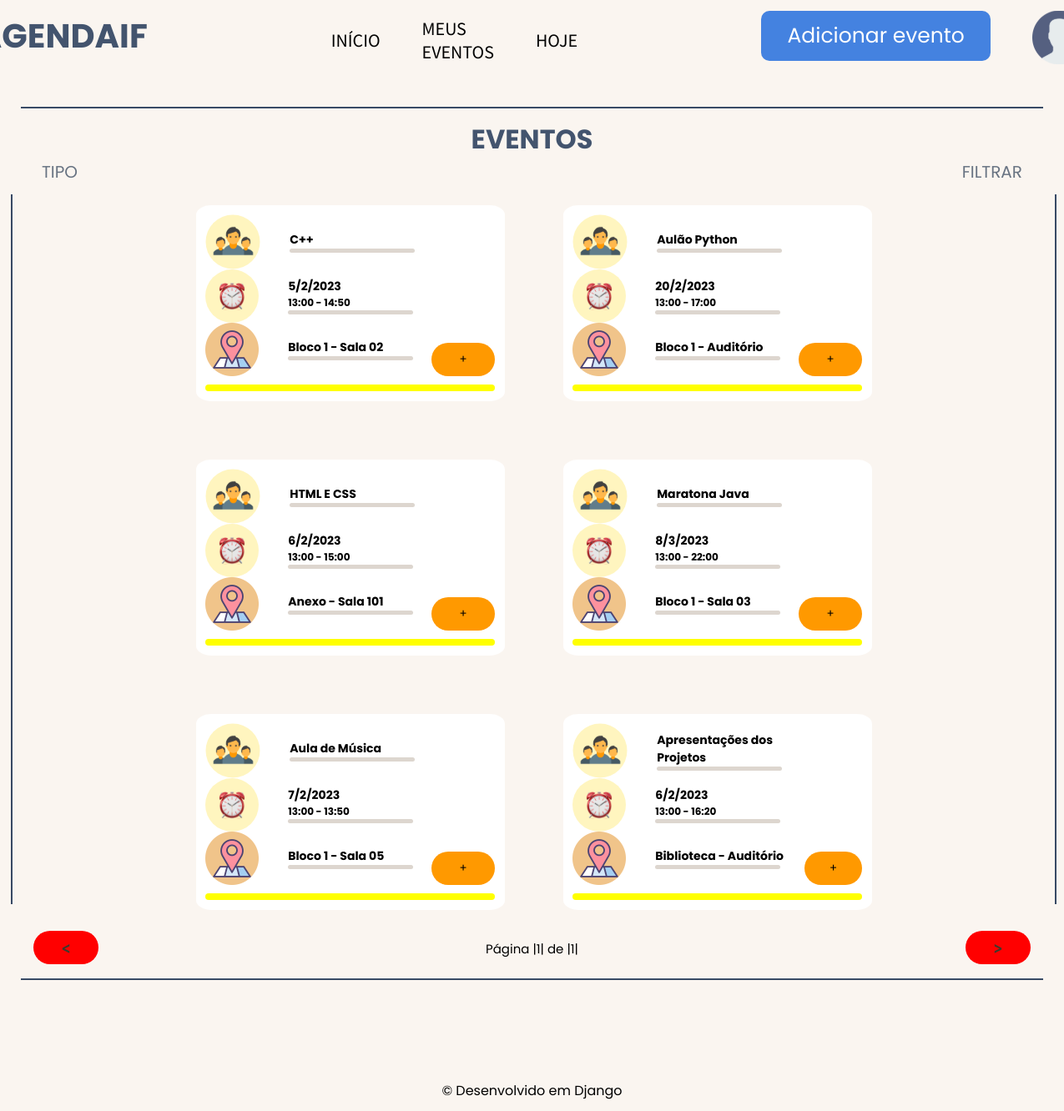
The page /eventos/events/ (signed in) on the database its author committed.
### events/models.py (models this page shows, shortened)
class Eventos(models.Model):
    name = models.CharField(max_length=80, verbose_name= 'Disciplina ou Tema:')
    registrationDate = models.DateField(default= date.today, verbose_name= 'Data')
    timeStart = models.TimeField( verbose_name= 'Hora inicial')
    timeEnd = models.TimeField(verbose_name= 'Hora final')
    meals = models.DecimalField(max_digits=3, decimal_places= 0, verbose_name= 'Refeições')
    tipo = models.CharField(max_length=12)
    local = models.ForeignKey(Salas, on_delete= models.DO_NOTHING, verbose_name= 'Local')
    user = models.ForeignKey(User, on_delete=models.DO_NOTHING)
    class Meta:
        verbose_name = 'Evento'

class Salas(models.Model):
    name = models.CharField(max_length=30)
    tam = models.DecimalField(max_digits=3, decimal_places=0)
    def __str__(self) -> str:
        return self.name
    class Meta:
        verbose_name = 'Sala'

### events/views.py (the view)
# urls.py: path('eventos/', include('events.urls')),
def events(request):
    if request.session.get('user'):
        user = User.objects.get(id = request.session['user'])
        dateToday = date.today()
        events = Eventos.objects.filter(tipo = 'Evento')
        paginator = Paginator(events, 8)
        page_num =  request.GET.get('page')
        page = paginator.get_page(page_num)
        return render(request, 'allEventsEvents.html',
                                    {'Eventos': events, 'today': dateToday, 'user': user, 'page': page})
    else:
        return redirect('/usuario/login/?status=2')

### users/models.py (called while the page is built)
    def __str__(self) -> str:
        return self.name

### events/templates/allEventsEvents.html (shortened to what this page needs)
{% extends 'base.html' %} {% load static %} {% block 'content' %}
<div class="header">
  <h1>EVENTOS</h1>
  <div class="filters">
    <div class="dropdownFilterStart">
      <ul class="dropdown">
          <li>TIPO</li>
      </ul>
    </div>
    <div class="dropdownFilter">
      <ul class="dropdown">
          <li>FILTRAR</li>
      </ul>
    </div>
  </div>
</div>
<div class="word">
  <div class="line3"></div>
  <section>
    {% for evento in page.object_list %}
    <div class="block">
      <div class="block2">
        <div class="square">
          <aside>
            {% if evento.tipo == 'Evento' %}
              <img src="{% static 'img/events.svg' %}" />
            {% endif %}
            <div class="info">
              <h1>{{evento.name}}</h1>
              <div class="line2"></div>
            </div>
          </aside>
          <aside>
            <img src="{% static 'img/time.svg' %}" />
            <div class="info">
              <h1>
                {{evento.registrationDate.day}}/{{evento.registrationDate.month}}/{{evento.registrationDate.year}}
              </h1>
              <h4>{{evento.timeStart}} - {{evento.timeEnd}}</h4>
              <div class="line2"></div>
            </div>
          </aside>
          <aside>
            <img src="{% static 'img/local.svg' %}" />
            <div class="info">
              <h1>{{evento.local}}</h1>
              <div class="line2"></div>
            </div>
          </aside>
        </div>
        <button class="openmodal" id="dialog{{evento.id}}">+</button>
      </div>
      {% if today != evento.registrationDate %}
      <aside>
        <div class="line2-1" style="background-color: yellow;"></div>
      </aside>
      {% endif %}
    </div>
    {% endfor %}
  </section>
  <div class="line3"></div>
  {% endblock %}

### static/css/base.css (style rules this page uses)
* { margin: 0; padding: 0; box-sizing: border-box; font-family: 'Poppins', sans-serif; }
.line2 { width: 150px; padding: 2.5px; border-radius: 12px; background-color: #DDD6CF; }
.line2-1 { width: 350px; padding: 4px; border-radius: 12px; margin-top: 5px; background-color: #15ff00; }
.line3 { height: 100%; padding: 1px; background-color: #384A65; }
body { display: flex; flex-direction: column; height: 100vh; background-color: #FAF5F0; }
main div.header h1 { display: flex; justify-content: center; color: #43546E; }
main div.header div.filters { display: flex; align-items: center; justify-content: space-between; }
main div.header div.filters div.dropdownFilter { display: flex; padding: 0 50px; color: #687382; font-size: 20px; }
main div.header div.filters div.dropdownFilter ul.dropdown { display: flex; flex-direction: column; align-items: center; justify-content: center; position: relative; list-style: none; }
main div.header div.filters div.dropdownFilter ul li { cursor: pointer; }
main div.header div.filters div.dropdownFilterStart { display: flex; padding-left: 50px; color: #687382; font-size: 20px; }
main div.header div.filters div.dropdownFilterStart ul.dropdown { display: flex; flex-direction: column; align-items: center; justify-content: center; position: relative; list-style: none; }
main div.header div.filters div.dropdownFilterStart ul li { cursor: pointer; }
main div.word { display: flex; padding: 1% 1%; height: 90%; }
main section { flex: 1 0 auto; height: auto; width: 100%; display: flex; flex-wrap: wrap; justify-content: center; align-items: center; gap: 70px; padding: 1% 3%; }
main section div.block { display: flex; flex-direction: column; justify-content: center; width: 370px; height: 235px; gap: 2%; padding: 0 1%; background-color: white; border-radius: 5%; }
main section div.block aside { font-size: 12px; display: flex; gap: 35px; align-items: center; }
main section div.block aside div.info { display: flex; flex-direction: column; }
main section div.block div.block2 { display: flex; align-items:flex-end; justify-content: center; gap: 20px; }
main section div.block div.block2 button { display: flex; align-items: center; justify-content: center; background-color: #FF9900; border: none; border-radius: 20px; color: black; height: 40px; width: 80px; cursor: pointer; }

### rows shown on the page
Eventos: name "C++", registrationDate.day "5", registrationDate.month "2", registrationDate.year "2023", timeStart "13:00", timeEnd "14:50", local "Bloco 1 - Sala 02"
Eventos: name "Aulão Python", registrationDate.day "20", registrationDate.month "2", registrationDate.year "2023", timeStart "13:00", timeEnd "17:00", local "Bloco 1 - Auditório"
Eventos: name "HTML E CSS", registrationDate.day "6", registrationDate.month "2", registrationDate.year "2023", timeStart "13:00", timeEnd "15:00", local "Anexo - Sala 101"
Eventos: name "Maratona Java", registrationDate.day "8", registrationDate.month "3", registrationDate.year "2023", timeStart "13:00", timeEnd "22:00", local "Bloco 1 - Sala 03"
Eventos: name "Aula de Música", registrationDate.day "7", registrationDate.month "2", registrationDate.year "2023", timeStart "13:00", timeEnd "13:50", local "Bloco 1 - Sala 05"
Eventos: name "Apresentações dos Projetos", registrationDate.day "6", registrationDate.month "2", registrationDate.year "2023", timeStart "13:00", timeEnd "16:20", local "Biblioteca - Auditório"

### other values the page prints
{{ page.number }} "1"
{{ page.paginator.num_pages }} "1"
